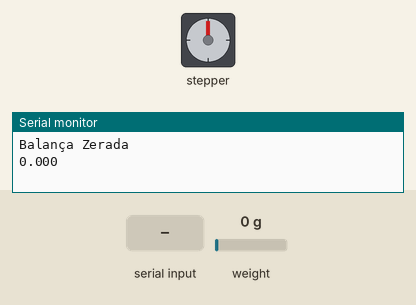
The sketch below on a simulated Arduino Uno, built with avr-gcc and run on an emulated ATmega328P. Shown: stepper motor, the last lines printed to the serial monitor. The test bench sets the inputs (shaded band); at power-on: weight on the scale 0 g. Stepper angles assume 200 steps per turn.

Above: at 2.3 s.
2.4 s: "A90\n" received over Serial
At 3.55 s:
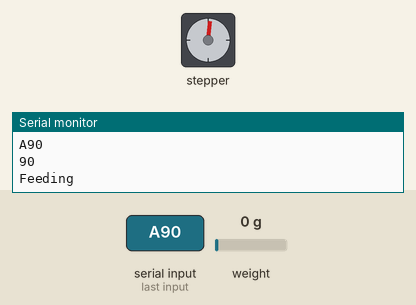
At 4.16 s:
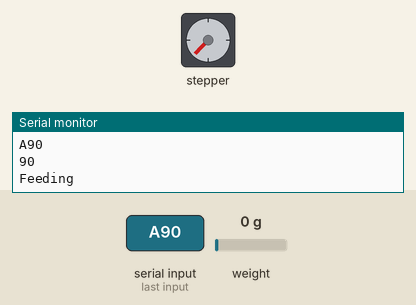
5.9 s: weight on the scale set to 81 g
10.1 s: weight on the scale set to 94 g
At 10.4 s:
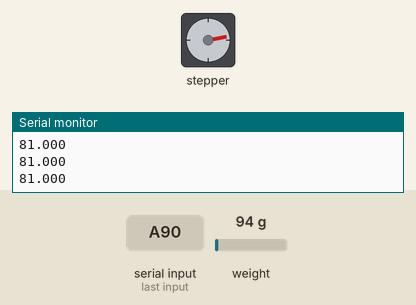
Timing chart, 0 to 13.1 s (numbered marks = the images above; inputs shaded):
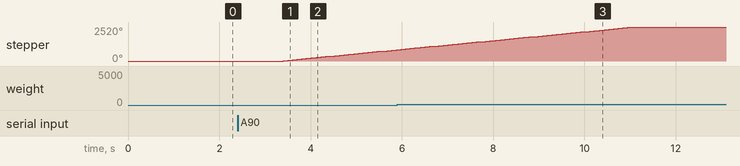

Measured:
- the behaviour switches between 89 and 90 g on weight on the scale (found by bisection; images 2 and 3)
- after the input at 2.4 s, stepper: keeps turning clockwise at about 331°/s, starting after 1.0 s
- after the input at 10.1 s, stepper: goes on until 11.0 s, then stays 2520°

The sketch:

FeederCode.ino
```cpp
#include <Stepper.h>
#include <HX711.h>

// DEFINIÇÕES DE PINOS
#define pinDT  2
#define pinSCK  3

// DECLARAÇÃO DE VARIÁVEIS
const int stepsPerRevolution = 200;  // change this to fit the number of steps per revolution for your motor
float weight = 0;
String serial;
String portion;
char funcao;
bool x = true;

// INSTANCIANDO OBJETOS
Stepper myStepper(stepsPerRevolution, 8, 9, 10, 11); // initialize the stepper library on pins 8 through 11
HX711 scale;

void setup() {
  Serial.begin(9600);

  scale.begin(pinDT, pinSCK); // CONFIGURANDO OS PINOS DA BALANÇA
  scale.set_scale(-2285.000); // DETERMINA A ESCALA

  delay(100);
  scale.tare(); // ZERANDO A BALANÇA PARA DESCONSIDERAR A MASSA DA ESTRUTURA
  Serial.println("Balança Zerada");

  // set the stpermotor speed at 60 rpm:
  myStepper.setSpeed(60);
}

void loop() {
  serial = Serial.readString();
  funcao = serial.charAt(0);
  Serial.print(serial);
  portion = serial.substring(1);
  Serial.print(portion);
  if (funcao == 'A') {
    FeedPet(portion.toFloat());
  }
  weight = scale.get_units();
  Serial.println(weight, 3);
}

void FeedPet(float portion) {
  // COLOCA RAÇÃO
  if(portion <= 1000) {
    Serial.println("Feeding");
    while (weight < portion) {
      myStepper.step(stepsPerRevolution);
      weight = scale.get_units();
      Serial.println(weight, 3);
    }
  } else {
    Serial.println("Muita ração! Impossível chegar ao valor solicitado");
  }

  Serial.println("Done!");
}
```
